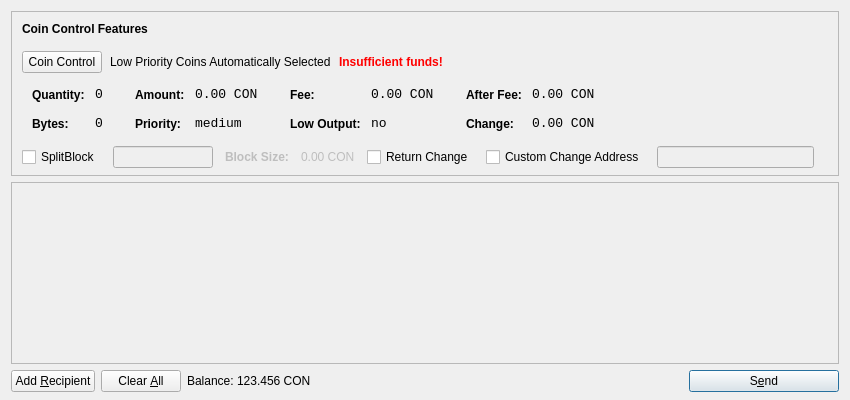
<?xml version="1.0" encoding="UTF-8"?>
<ui version="4.0">
 <class>SendCoinsDialog</class>
 <widget class="QDialog" name="SendCoinsDialog">
  <property name="geometry">
   <rect>
    <x>0</x>
    <y>0</y>
    <width>850</width>
    <height>400</height>
   </rect>
  </property>
  <property name="windowTitle">
   <string>Send Coins</string>
  </property>
  <layout class="QVBoxLayout" name="verticalLayout" stretch="0,1,0">
   <property name="bottomMargin">
    <number>8</number>
   </property>
   <item>
    <widget class="QFrame" name="frameCoinControl">
     <property name="sizePolicy">
      <sizepolicy hsizetype="Expanding" vsizetype="Expanding">
       <horstretch>0</horstretch>
       <verstretch>0</verstretch>
      </sizepolicy>
     </property>
     <property name="maximumSize">
      <size>
       <width>16777215</width>
       <height>16777215</height>
      </size>
     </property>
     <property name="frameShape">
      <enum>QFrame::StyledPanel</enum>
     </property>
     <property name="frameShadow">
      <enum>QFrame::Sunken</enum>
     </property>
     <layout class="QVBoxLayout" name="verticalLayoutCoinControl2">
      <property name="spacing">
       <number>6</number>
      </property>
      <property name="leftMargin">
       <number>0</number>
      </property>
      <property name="topMargin">
       <number>0</number>
      </property>
      <property name="rightMargin">
       <number>0</number>
      </property>
      <property name="bottomMargin">
       <number>6</number>
      </property>
      <item>
       <layout class="QVBoxLayout" name="verticalLayoutCoinControl" stretch="0,0,0,0,1">
        <property name="spacing">
         <number>0</number>
        </property>
        <property name="leftMargin">
         <number>10</number>
        </property>
        <property name="topMargin">
         <number>10</number>
        </property>
        <item>
         <layout class="QHBoxLayout" name="horizontalLayoutCoinControl1">
          <property name="bottomMargin">
           <number>15</number>
          </property>
          <item>
           <widget class="QLabel" name="labelCoinControlFeatures">
            <property name="sizePolicy">
             <sizepolicy hsizetype="Preferred" vsizetype="Maximum">
              <horstretch>0</horstretch>
              <verstretch>0</verstretch>
             </sizepolicy>
            </property>
            <property name="font">
             <font>
              <weight>75</weight>
              <bold>true</bold>
             </font>
            </property>
            <property name="styleSheet">
             <string notr="true">font-weight:bold;</string>
            </property>
            <property name="text">
             <string>Coin Control Features</string>
            </property>
           </widget>
          </item>
         </layout>
        </item>
        <item>
         <layout class="QHBoxLayout" name="horizontalLayoutCoinControl2" stretch="0,0,0,0">
          <property name="spacing">
           <number>8</number>
          </property>
          <property name="bottomMargin">
           <number>10</number>
          </property>
          <item>
           <widget class="QPushButton" name="pushButtonCoinControl">
            <property name="styleSheet">
             <string notr="true"/>
            </property>
            <property name="text">
             <string>Coin Control</string>
            </property>
           </widget>
          </item>
          <item>
           <widget class="QLabel" name="labelCoinControlAutomaticallySelected">
            <property name="text">
             <string>Low Priority Coins Automatically Selected</string>
            </property>
            <property name="margin">
             <number>5</number>
            </property>
           </widget>
          </item>
          <item>
           <widget class="QLabel" name="labelCoinControlInsuffFunds">
            <property name="font">
             <font>
              <weight>75</weight>
              <bold>true</bold>
             </font>
            </property>
            <property name="styleSheet">
             <string notr="true">color:red;font-weight:bold;</string>
            </property>
            <property name="text">
             <string>Insufficient funds!</string>
            </property>
            <property name="margin">
             <number>5</number>
            </property>
           </widget>
          </item>
          <item>
           <spacer name="horizontalSpacerCoinControl">
            <property name="orientation">
             <enum>Qt::Horizontal</enum>
            </property>
            <property name="sizeHint" stdset="0">
             <size>
              <width>40</width>
              <height>1</height>
             </size>
            </property>
           </spacer>
          </item>
         </layout>
        </item>
        <item>
         <widget class="QWidget" name="widgetCoinControl" native="true">
          <property name="sizePolicy">
           <sizepolicy hsizetype="Preferred" vsizetype="Preferred">
            <horstretch>0</horstretch>
            <verstretch>0</verstretch>
           </sizepolicy>
          </property>
          <property name="minimumSize">
           <size>
            <width>0</width>
            <height>0</height>
           </size>
          </property>
          <property name="styleSheet">
           <string notr="true"/>
          </property>
          <layout class="QHBoxLayout" name="horizontalLayoutCoinControl5">
           <property name="margin">
            <number>0</number>
           </property>
           <item>
            <layout class="QHBoxLayout" name="horizontalLayoutCoinControl3" stretch="0,0,0,1">
             <property name="spacing">
              <number>20</number>
             </property>
             <property name="topMargin">
              <number>0</number>
             </property>
             <property name="bottomMargin">
              <number>10</number>
             </property>
             <item>
              <layout class="QFormLayout" name="formLayoutCoinControl1">
               <property name="horizontalSpacing">
                <number>10</number>
               </property>
               <property name="verticalSpacing">
                <number>14</number>
               </property>
               <property name="leftMargin">
                <number>10</number>
               </property>
               <property name="topMargin">
                <number>4</number>
               </property>
               <property name="rightMargin">
                <number>6</number>
               </property>
               <item row="0" column="0">
                <widget class="QLabel" name="labelCoinControlQuantityText">
                 <property name="styleSheet">
                  <string notr="true">font-weight:bold;</string>
                 </property>
                 <property name="text">
                  <string>Quantity:</string>
                 </property>
                 <property name="margin">
                  <number>0</number>
                 </property>
                </widget>
               </item>
               <item row="0" column="1">
                <widget class="QLabel" name="labelCoinControlQuantity">
                 <property name="font">
                  <font>
                   <family>Monospace</family>
                   <pointsize>10</pointsize>
                  </font>
                 </property>
                 <property name="cursor">
                  <cursorShape>IBeamCursor</cursorShape>
                 </property>
                 <property name="contextMenuPolicy">
                  <enum>Qt::ActionsContextMenu</enum>
                 </property>
                 <property name="text">
                  <string>0</string>
                 </property>
                 <property name="margin">
                  <number>0</number>
                 </property>
                 <property name="textInteractionFlags">
                  <set>Qt::LinksAccessibleByMouse|Qt::TextSelectableByKeyboard|Qt::TextSelectableByMouse</set>
                 </property>
                </widget>
               </item>
               <item row="1" column="0">
                <widget class="QLabel" name="labelCoinControlBytesText">
                 <property name="styleSheet">
                  <string notr="true">font-weight:bold;</string>
                 </property>
                 <property name="text">
                  <string>Bytes:</string>
                 </property>
                </widget>
               </item>
               <item row="1" column="1">
                <widget class="QLabel" name="labelCoinControlBytes">
                 <property name="font">
                  <font>
                   <family>Monospace</family>
                   <pointsize>10</pointsize>
                  </font>
                 </property>
                 <property name="cursor">
                  <cursorShape>IBeamCursor</cursorShape>
                 </property>
                 <property name="contextMenuPolicy">
                  <enum>Qt::ActionsContextMenu</enum>
                 </property>
                 <property name="text">
                  <string>0</string>
                 </property>
                 <property name="textInteractionFlags">
                  <set>Qt::LinksAccessibleByMouse|Qt::TextSelectableByKeyboard|Qt::TextSelectableByMouse</set>
                 </property>
                </widget>
               </item>
              </layout>
             </item>
             <item>
              <layout class="QFormLayout" name="formLayoutCoinControl2">
               <property name="horizontalSpacing">
                <number>10</number>
               </property>
               <property name="verticalSpacing">
                <number>14</number>
               </property>
               <property name="leftMargin">
                <number>6</number>
               </property>
               <property name="topMargin">
                <number>4</number>
               </property>
               <property name="rightMargin">
                <number>6</number>
               </property>
               <item row="0" column="0">
                <widget class="QLabel" name="labelCoinControlAmountText">
                 <property name="styleSheet">
                  <string notr="true">font-weight:bold;</string>
                 </property>
                 <property name="text">
                  <string>Amount:</string>
                 </property>
                 <property name="margin">
                  <number>0</number>
                 </property>
                </widget>
               </item>
               <item row="0" column="1">
                <widget class="QLabel" name="labelCoinControlAmount">
                 <property name="font">
                  <font>
                   <family>Monospace</family>
                   <pointsize>10</pointsize>
                  </font>
                 </property>
                 <property name="cursor">
                  <cursorShape>IBeamCursor</cursorShape>
                 </property>
                 <property name="contextMenuPolicy">
                  <enum>Qt::ActionsContextMenu</enum>
                 </property>
                 <property name="text">
                  <string>0.00 CON</string>
                 </property>
                 <property name="textInteractionFlags">
                  <set>Qt::LinksAccessibleByMouse|Qt::TextSelectableByKeyboard|Qt::TextSelectableByMouse</set>
                 </property>
                </widget>
               </item>
               <item row="1" column="0">
                <widget class="QLabel" name="labelCoinControlPriorityText">
                 <property name="styleSheet">
                  <string notr="true">font-weight:bold;</string>
                 </property>
                 <property name="text">
                  <string>Priority:</string>
                 </property>
                </widget>
               </item>
               <item row="1" column="1">
                <widget class="QLabel" name="labelCoinControlPriority">
                 <property name="font">
                  <font>
                   <family>Monospace</family>
                   <pointsize>10</pointsize>
                  </font>
                 </property>
                 <property name="cursor">
                  <cursorShape>IBeamCursor</cursorShape>
                 </property>
                 <property name="contextMenuPolicy">
                  <enum>Qt::ActionsContextMenu</enum>
                 </property>
                 <property name="text">
                  <string>medium</string>
                 </property>
                 <property name="textInteractionFlags">
                  <set>Qt::LinksAccessibleByMouse|Qt::TextSelectableByKeyboard|Qt::TextSelectableByMouse</set>
                 </property>
                </widget>
               </item>
              </layout>
             </item>
             <item>
              <layout class="QFormLayout" name="formLayoutCoinControl3">
               <property name="horizontalSpacing">
                <number>10</number>
               </property>
               <property name="verticalSpacing">
                <number>14</number>
               </property>
               <property name="leftMargin">
                <number>6</number>
               </property>
               <property name="topMargin">
                <number>4</number>
               </property>
               <property name="rightMargin">
                <number>6</number>
               </property>
               <item row="0" column="0">
                <widget class="QLabel" name="labelCoinControlFeeText">
                 <property name="styleSheet">
                  <string notr="true">font-weight:bold;</string>
                 </property>
                 <property name="text">
                  <string>Fee:</string>
                 </property>
                 <property name="margin">
                  <number>0</number>
                 </property>
                </widget>
               </item>
               <item row="0" column="1">
                <widget class="QLabel" name="labelCoinControlFee">
                 <property name="font">
                  <font>
                   <family>Monospace</family>
                   <pointsize>10</pointsize>
                  </font>
                 </property>
                 <property name="cursor">
                  <cursorShape>IBeamCursor</cursorShape>
                 </property>
                 <property name="contextMenuPolicy">
                  <enum>Qt::ActionsContextMenu</enum>
                 </property>
                 <property name="text">
                  <string>0.00 CON</string>
                 </property>
                 <property name="textInteractionFlags">
                  <set>Qt::LinksAccessibleByMouse|Qt::TextSelectableByKeyboard|Qt::TextSelectableByMouse</set>
                 </property>
                </widget>
               </item>
               <item row="1" column="0">
                <widget class="QLabel" name="labelCoinControlLowOutputText">
                 <property name="styleSheet">
                  <string notr="true">font-weight:bold;</string>
                 </property>
                 <property name="text">
                  <string>Low Output:</string>
                 </property>
                </widget>
               </item>
               <item row="1" column="1">
                <widget class="QLabel" name="labelCoinControlLowOutput">
                 <property name="font">
                  <font>
                   <family>Monospace</family>
                   <pointsize>10</pointsize>
                  </font>
                 </property>
                 <property name="cursor">
                  <cursorShape>IBeamCursor</cursorShape>
                 </property>
                 <property name="contextMenuPolicy">
                  <enum>Qt::ActionsContextMenu</enum>
                 </property>
                 <property name="text">
                  <string>no</string>
                 </property>
                 <property name="textInteractionFlags">
                  <set>Qt::LinksAccessibleByMouse|Qt::TextSelectableByKeyboard|Qt::TextSelectableByMouse</set>
                 </property>
                </widget>
               </item>
              </layout>
             </item>
             <item>
              <layout class="QFormLayout" name="formLayoutCoinControl4">
               <property name="fieldGrowthPolicy">
                <enum>QFormLayout::AllNonFixedFieldsGrow</enum>
               </property>
               <property name="horizontalSpacing">
                <number>10</number>
               </property>
               <property name="verticalSpacing">
                <number>14</number>
               </property>
               <property name="leftMargin">
                <number>6</number>
               </property>
               <property name="topMargin">
                <number>4</number>
               </property>
               <property name="rightMargin">
                <number>6</number>
               </property>
               <item row="0" column="0">
                <widget class="QLabel" name="labelCoinControlAfterFeeText">
                 <property name="styleSheet">
                  <string notr="true">font-weight:bold;</string>
                 </property>
                 <property name="text">
                  <string>After Fee:</string>
                 </property>
                 <property name="margin">
                  <number>0</number>
                 </property>
                </widget>
               </item>
               <item row="0" column="1">
                <widget class="QLabel" name="labelCoinControlAfterFee">
                 <property name="font">
                  <font>
                   <family>Monospace</family>
                   <pointsize>10</pointsize>
                  </font>
                 </property>
                 <property name="cursor">
                  <cursorShape>IBeamCursor</cursorShape>
                 </property>
                 <property name="contextMenuPolicy">
                  <enum>Qt::ActionsContextMenu</enum>
                 </property>
                 <property name="text">
                  <string>0.00 CON</string>
                 </property>
                 <property name="textInteractionFlags">
                  <set>Qt::LinksAccessibleByMouse|Qt::TextSelectableByKeyboard|Qt::TextSelectableByMouse</set>
                 </property>
                </widget>
               </item>
               <item row="1" column="0">
                <widget class="QLabel" name="labelCoinControlChangeText">
                 <property name="styleSheet">
                  <string notr="true">font-weight:bold;</string>
                 </property>
                 <property name="text">
                  <string>Change:</string>
                 </property>
                </widget>
               </item>
               <item row="1" column="1">
                <widget class="QLabel" name="labelCoinControlChange">
                 <property name="font">
                  <font>
                   <family>Monospace</family>
                   <pointsize>10</pointsize>
                  </font>
                 </property>
                 <property name="cursor">
                  <cursorShape>IBeamCursor</cursorShape>
                 </property>
                 <property name="contextMenuPolicy">
                  <enum>Qt::ActionsContextMenu</enum>
                 </property>
                 <property name="text">
                  <string>0.00 CON</string>
                 </property>
                 <property name="textInteractionFlags">
                  <set>Qt::LinksAccessibleByMouse|Qt::TextSelectableByKeyboard|Qt::TextSelectableByMouse</set>
                 </property>
                </widget>
               </item>
              </layout>
             </item>
            </layout>
           </item>
          </layout>
         </widget>
        </item>
        <item>
         <layout class="QHBoxLayout" name="horizontalLayoutCoinControl4" stretch="0,0,0,0,0,0,0,0">
          <property name="spacing">
           <number>12</number>
          </property>
          <property name="sizeConstraint">
           <enum>QLayout::SetDefaultConstraint</enum>
          </property>
          <property name="topMargin">
           <number>5</number>
          </property>
          <property name="rightMargin">
           <number>5</number>
          </property>
          <item>
           <widget class="QCheckBox" name="splitBlockCheckBox">
            <property name="text">
             <string>SplitBlock</string>
            </property>
           </widget>
          </item>
          <item>
           <widget class="QLineEdit" name="splitBlockLineEdit">
            <property name="enabled">
             <bool>false</bool>
            </property>
            <property name="sizePolicy">
             <sizepolicy hsizetype="Fixed" vsizetype="Fixed">
              <horstretch>0</horstretch>
              <verstretch>0</verstretch>
             </sizepolicy>
            </property>
            <property name="maximumSize">
             <size>
              <width>100</width>
              <height>16777215</height>
             </size>
            </property>
           </widget>
          </item>
          <item>
           <widget class="QLabel" name="labelBlockSizeText">
            <property name="enabled">
             <bool>false</bool>
            </property>
            <property name="font">
             <font>
              <weight>75</weight>
              <bold>true</bold>
             </font>
            </property>
            <property name="text">
             <string>Block Size:</string>
            </property>
           </widget>
          </item>
          <item>
           <widget class="QLabel" name="labelBlockSize">
            <property name="enabled">
             <bool>false</bool>
            </property>
            <property name="text">
             <string>0.00 CON</string>
            </property>
           </widget>
          </item>
          <item>
           <widget class="QCheckBox" name="returnChangeCheckBox">
            <property name="text">
             <string>Return Change</string>
            </property>
           </widget>
          </item>
          <item>
           <widget class="QCheckBox" name="checkBoxCoinControlChange">
            <property name="text">
             <string>Custom Change Address</string>
            </property>
           </widget>
          </item>
          <item>
           <widget class="QLineEdit" name="lineEditCoinControlChange">
            <property name="enabled">
             <bool>false</bool>
            </property>
            <property name="sizePolicy">
             <sizepolicy hsizetype="Expanding" vsizetype="Fixed">
              <horstretch>0</horstretch>
              <verstretch>0</verstretch>
             </sizepolicy>
            </property>
           </widget>
          </item>
          <item>
           <widget class="QLabel" name="labelCoinControlChangeLabel">
            <property name="sizePolicy">
             <sizepolicy hsizetype="Preferred" vsizetype="Expanding">
              <horstretch>0</horstretch>
              <verstretch>0</verstretch>
             </sizepolicy>
            </property>
            <property name="minimumSize">
             <size>
              <width>0</width>
              <height>0</height>
             </size>
            </property>
            <property name="text">
             <string/>
            </property>
            <property name="margin">
             <number>3</number>
            </property>
           </widget>
          </item>
         </layout>
        </item>
        <item>
         <spacer name="verticalSpacerCoinControl">
          <property name="orientation">
           <enum>Qt::Vertical</enum>
          </property>
          <property name="sizeHint" stdset="0">
           <size>
            <width>800</width>
            <height>1</height>
           </size>
          </property>
         </spacer>
        </item>
       </layout>
      </item>
     </layout>
    </widget>
   </item>
   <item>
    <widget class="QScrollArea" name="scrollArea">
     <property name="widgetResizable">
      <bool>true</bool>
     </property>
     <widget class="QWidget" name="scrollAreaWidgetContents">
      <property name="geometry">
       <rect>
        <x>0</x>
        <y>0</y>
        <width>830</width>
        <height>158</height>
       </rect>
      </property>
      <layout class="QVBoxLayout" name="verticalLayout_2">
       <property name="margin">
        <number>0</number>
       </property>
       <item>
        <layout class="QVBoxLayout" name="entries">
         <property name="spacing">
          <number>6</number>
         </property>
        </layout>
       </item>
       <item>
        <spacer name="verticalSpacer">
         <property name="orientation">
          <enum>Qt::Vertical</enum>
         </property>
         <property name="sizeHint" stdset="0">
          <size>
           <width>20</width>
           <height>40</height>
          </size>
         </property>
        </spacer>
       </item>
      </layout>
     </widget>
    </widget>
   </item>
   <item>
    <layout class="QHBoxLayout" name="horizontalLayout">
     <item>
      <widget class="QPushButton" name="addButton">
       <property name="toolTip">
        <string>Send to multiple recipients at once</string>
       </property>
       <property name="text">
        <string>Add &amp;Recipient</string>
       </property>
       <property name="icon">
        <iconset resource="../bitcoin.qrc">
         <normaloff>:/icons/add</normaloff>:/icons/add</iconset>
       </property>
       <property name="autoDefault">
        <bool>false</bool>
       </property>
      </widget>
     </item>
     <item>
      <widget class="QPushButton" name="clearButton">
       <property name="sizePolicy">
        <sizepolicy hsizetype="Minimum" vsizetype="Fixed">
         <horstretch>0</horstretch>
         <verstretch>0</verstretch>
        </sizepolicy>
       </property>
       <property name="toolTip">
        <string>Remove all transaction fields</string>
       </property>
       <property name="text">
        <string>Clear &amp;All</string>
       </property>
       <property name="icon">
        <iconset resource="../bitcoin.qrc">
         <normaloff>:/icons/remove</normaloff>:/icons/remove</iconset>
       </property>
       <property name="autoRepeatDelay">
        <number>300</number>
       </property>
       <property name="autoDefault">
        <bool>false</bool>
       </property>
      </widget>
     </item>
     <item>
      <layout class="QHBoxLayout" name="horizontalLayout_2">
       <property name="spacing">
        <number>3</number>
       </property>
       <item>
        <widget class="QLabel" name="label">
         <property name="sizePolicy">
          <sizepolicy hsizetype="Preferred" vsizetype="Fixed">
           <horstretch>0</horstretch>
           <verstretch>0</verstretch>
          </sizepolicy>
         </property>
         <property name="text">
          <string>Balance:</string>
         </property>
        </widget>
       </item>
       <item>
        <widget class="QLabel" name="labelBalance">
         <property name="sizePolicy">
          <sizepolicy hsizetype="Preferred" vsizetype="Fixed">
           <horstretch>0</horstretch>
           <verstretch>0</verstretch>
          </sizepolicy>
         </property>
         <property name="cursor">
          <cursorShape>IBeamCursor</cursorShape>
         </property>
         <property name="text">
          <string>123.456 CON</string>
         </property>
         <property name="textInteractionFlags">
          <set>Qt::LinksAccessibleByMouse|Qt::TextSelectableByKeyboard|Qt::TextSelectableByMouse</set>
         </property>
        </widget>
       </item>
      </layout>
     </item>
     <item>
      <spacer name="horizontalSpacer">
       <property name="orientation">
        <enum>Qt::Horizontal</enum>
       </property>
       <property name="sizeHint" stdset="0">
        <size>
         <width>40</width>
         <height>20</height>
        </size>
       </property>
      </spacer>
     </item>
     <item>
      <widget class="QPushButton" name="sendButton">
       <property name="minimumSize">
        <size>
         <width>150</width>
         <height>0</height>
        </size>
       </property>
       <property name="toolTip">
        <string>Confirm the send action</string>
       </property>
       <property name="text">
        <string>S&amp;end</string>
       </property>
       <property name="icon">
        <iconset resource="../bitcoin.qrc">
         <normaloff>:/icons/send</normaloff>:/icons/send</iconset>
       </property>
       <property name="default">
        <bool>true</bool>
       </property>
      </widget>
     </item>
    </layout>
   </item>
  </layout>
 </widget>
 <resources>
  <include location="../bitcoin.qrc"/>
 </resources>
 <connections/>
</ui>
